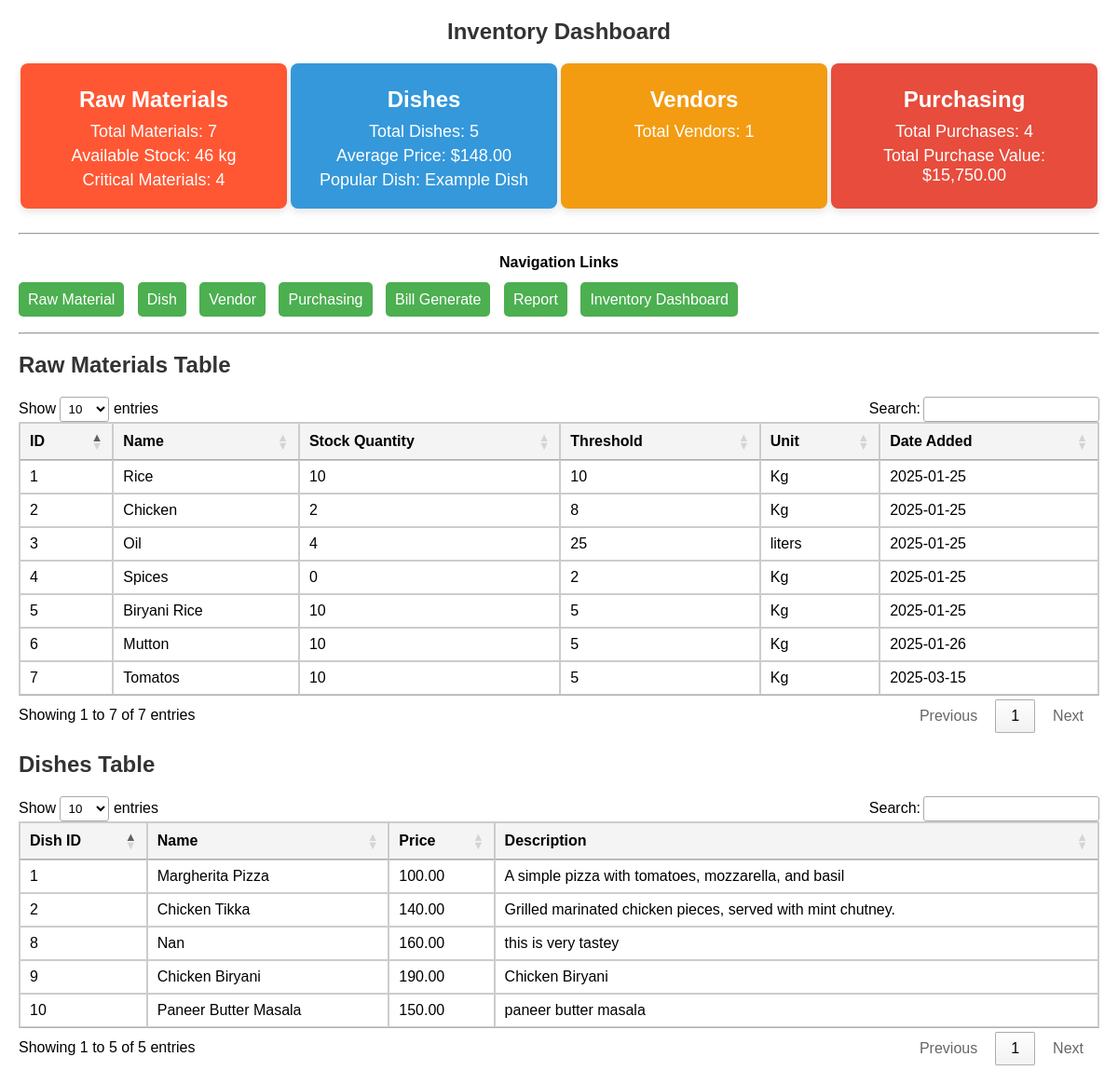
/inventorydash.php, run on the app's committed database.
### tables this page shows
CREATE TABLE `raw_materials` (
  `material_id` int(11) NOT NULL,
  `name` varchar(255) NOT NULL,
  `stock_quantity` int(11) NOT NULL,
  `threshold` int(11) NOT NULL,
  `unit` varchar(50) NOT NULL,
  `date_added` date DEFAULT curdate()
);

CREATE TABLE `dishes` (
  `dish_id` int(11) NOT NULL,
  `name` varchar(255) NOT NULL,
  `price` decimal(10,2) NOT NULL,
  `description` text DEFAULT NULL,
  `image` varchar(255) DEFAULT NULL
);

### inventorydash.php (the view, shortened to what this page needs)
<?php
$servername = "localhost";
$username = "root";
$password = "";
$dbname = "restaurant_db";
$conn = new mysqli($servername, $username, $password, $dbname);
$materialQuery = "SELECT COUNT(*) as material_count, SUM(stock_quantity) as total_stock FROM raw_materials";
$materialResult = $conn->query($materialQuery);
$materialData = $materialResult->fetch_assoc();
$dishQuery = "SELECT COUNT(*) as dish_count, AVG(price) as average_price FROM dishes";
$dishResult = $conn->query($dishQuery);
$dishData = $dishResult->fetch_assoc();
$criticalMaterialQuery = "SELECT COUNT(*) as critical_count FROM raw_materials WHERE stock_quantity <= threshold";
$criticalMaterialResult = $conn->query($criticalMaterialQuery);
$criticalMaterialData = $criticalMaterialResult->fetch_assoc();
$vendorQuery = "SELECT COUNT(*) as vendor_count FROM vendors";
$vendorResult = $conn->query($vendorQuery);
$vendorData = $vendorResult->fetch_assoc();
$purchasingQuery = "SELECT COUNT(*) as total_purchases, SUM(quantity * unit_price) as total_purchase_value FROM purchases";
$purchasingResult = $conn->query($purchasingQuery);
$purchasingData = $purchasingResult->fetch_assoc();
?>
<!DOCTYPE html>
<html lang="en">
<head>
    <link rel="stylesheet" href="https://cdn.datatables.net/1.12.1/css/jquery.dataTables.min.css">
</head>
<body>
    <h2 align="center">Inventory Dashboard</h2>
    <div class="highlight-section">
        <div class="highlight-box" style="background-color: #FF5733;">
            <h3>Raw Materials</h3>
            <p>Total Materials: <?php echo $materialData['material_count']; ?></p>
            <p>Available Stock: <?php echo $materialData['total_stock']; ?> kg</p>
            <p>Critical Materials: <?php echo $criticalMaterialData['critical_count']; ?></p>
        </div>
        <div class="highlight-box" style="background-color: #3498DB;">
            <h3>Dishes</h3>
            <p>Total Dishes: <?php echo $dishData['dish_count']; ?></p>
            <p>Average Price: $<?php echo number_format($dishData['average_price'], 2); ?></p>
            <p>Popular Dish: <?php echo "Example Dish";  ?></p>
        </div>
        <div class="highlight-box" style="background-color: #F39C12;">
            <h3>Vendors</h3>
            <p>Total Vendors: <?php echo $vendorData['vendor_count']; ?></p>
        </div>
        <div class="highlight-box" style="background-color: #E74C3C;">
            <h3>Purchasing</h3>
            <p>Total Purchases: <?php echo $purchasingData['total_purchases']; ?></p>
            <p>Total Purchase Value: $<?php echo number_format($purchasingData['total_purchase_value'], 2); ?></p>
        </div>
    </div>
    <br>
    <hr>
    <h4 align="center">Navigation Links</h4>
    <a href="rawmaterial.php" class="button">Raw Material</a>
    <a href="dish.php" class="button">Dish</a>
    <a href="vendor.php" class="button">Vendor</a>
    <a href="purchasing.php" class="button">Purchasing</a>
    <a href="orderitem.php" class="button">Bill Generate</a>
    <a href="report.php" class="button">Report</a>
    <a href="inventorydash.php" class="button">Inventory Dashboard</a>
    <br><br>
    <hr>
    <h2>Raw Materials Table</h2>
    <?php
    $conn = new mysqli($servername, $username, $password, $dbname);
    $materialsQuery = "SELECT * FROM raw_materials";
    $materialsResult = $conn->query($materialsQuery);
    if ($materialsResult->num_rows > 0):
    ?>
        <table id="materialsTable">
            <thead>
                <tr>
                    <th>ID</th>
                    <th>Name</th>
                    <th>Stock Quantity</th>
                    <th>Threshold</th>
                    <th>Unit</th>
                    <th>Date Added</th>
                </tr>
            </thead>
            <tbody>
                <?php while($material = $materialsResult->fetch_assoc()): ?>
                    <tr>
                        <td><?php echo $material["material_id"]; ?></td>
                        <td><?php echo $material["name"]; ?></td>
                        <td><?php echo $material["stock_quantity"]; ?></td>
                        <td><?php echo $material["threshold"]; ?></td>
                        <td><?php echo $material["unit"]; ?></td>
                        <td><?php echo $material["date_added"]; ?></td>
                    </tr>
                <?php endwhile; ?>
            </tbody>
        </table>
    <?php else: ?>
        <p>No materials found in the database.</p>
    <?php endif; ?>
    <h2>Dishes Table</h2>
    <?php
    $dishesQuery = "SELECT * FROM dishes";
    $dishesResult = $conn->query($dishesQuery);
    if ($dishesResult->num_rows > 0):
    ?>
        <table id="dishesTable">
            <thead>
                <tr>
                    <th>Dish ID</th>
                    <th>Name</th>
                    <th>Price</th>
                    <th>Description</th>
                </tr>
            </thead>
            <tbody>
                <?php while($dish = $dishesResult->fetch_assoc()): ?>
                    <tr>
                        <td><?php echo $dish["dish_id"]; ?></td>
                        <td><?php echo $dish["name"]; ?></td>
                        <td><?php echo $dish["price"]; ?></td>
                        <td><?php echo $dish["description"]; ?></td>
                    </tr>
                <?php endwhile; ?>
            </tbody>
        </table>
    <?php else: ?>
        <p>No dishes found in the database.</p>
    <?php endif; ?>
</body>
</html>

### inventorydash.php (style rules this page uses)
body { font-family: Arial, sans-serif; margin: 20px; }
h2 { color: #333; }
table { width: 100%; border-collapse: collapse; margin-top: 20px; }
table, th, td { border: 1px solid #ccc; }
th, td { text-align: left; padding: 8px; }
th { background-color: #f4f4f4; }
.button { background-color: #4CAF50; color: white; padding: 10px; text-decoration: none; border-radius: 5px; margin-right: 10px; }
.highlight-section { display: flex; justify-content: space-around; margin-top: 20px; }
.highlight-box { background-color: #4CAF50; color: white; padding: 15px; border-radius: 8px; width: 22%; text-align: center; box-shadow: 0 4px 8px rgba(0, 0, 0, 0.1); }
.highlight-box h3 { margin: 10px 0; font-size: 24px; }
.highlight-box p { font-size: 18px; margin: 5px 0; }

### data on the page
raw_materials: material_id "1", name "Rice", stock_quantity "10", threshold "10", unit "Kg", date_added "2025-01-25"
raw_materials: material_id "2", name "Chicken", stock_quantity "2", threshold "8", unit "Kg", date_added "2025-01-25"
raw_materials: material_id "3", name "Oil", stock_quantity "4", threshold "25", unit "liters", date_added "2025-01-25"
raw_materials: material_id "4", name "Spices", stock_quantity "0", threshold "2", unit "Kg", date_added "2025-01-25"
raw_materials: material_id "5", name "Biryani Rice", stock_quantity "10", threshold "5", unit "Kg", date_added "2025-01-25"
raw_materials: material_id "6", name "Mutton", stock_quantity "10", threshold "5", unit "Kg", date_added "2025-01-26"
raw_materials: material_id "7", name "Tomatos", stock_quantity "10", threshold "5", unit "Kg", date_added "2025-03-15"
dishes: dish_id "1", name "Margherita Pizza", price "100.00", description "A simple pizza with tomatoes, mozzarella, and basil"
dishes: dish_id "2", name "Chicken Tikka", price "140.00", description "Grilled marinated chicken pieces, served with mint chutney."
dishes: dish_id "8", name "Nan", price "160.00", description "this is very tastey"
dishes: dish_id "9", name "Chicken Biryani", price "190.00", description "Chicken Biryani"
dishes: dish_id "10", name "Paneer Butter Masala", price "150.00", description "paneer butter masala"

### other printed values
$materialData['material_count'] "7"
$materialData['total_stock'] "46"
$criticalMaterialData['critical_count'] "4"
$dishData['dish_count'] "5"
$dishData['average_price'] "148.00"
$vendorData['vendor_count'] "1"
$purchasingData['total_purchases'] "4"
$purchasingData['total_purchase_value'] "15,750.00"
